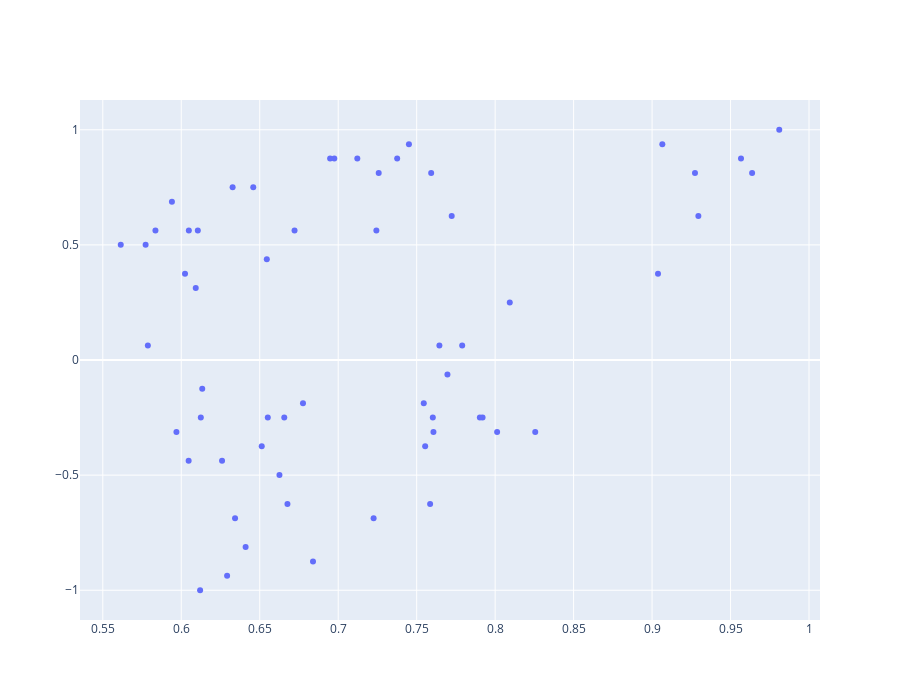

The notebook cell saved with this chart:
### Markdown cell above
### Scatter

### Code cell
_x, _y = left.종가, right

x, y = normalize(_x, a=-1, b=1), normalize(_y, a=-1, b=1)
# x, y = _x.resample('M').last(), _y.resample('M').last()
# x = _x.resample('M').last().pct_change()
# y = _y.resample('M').last().pct_change()

fig = go.Figure()
fig.add_trace(go.Scatter(
    x=x, y=y, name='산포도',
    mode='markers',
    
))
fig.update_layout(height=700)
fig.show()

### Figure 1 — Plotly figure (JSON) as saved in the notebook; plotly's stock layout.template omitted (floating-point values rounded to 4 significant figures; data arrays with more than 128 entries replaced by an {"elided": "..."} marker saying what was removed)
{"data": [{"mode": "markers", "name": "산포도", "type": "scatter", "x": {"elided": "1230 float values"}, "y": [0.5625, 0.5625, 0.625, 0.8125, 0.875, 0.9375, 0.875, 0.875, 0.875, 0.8125, 0.75, 0.75, 0.6875, 0.5625, 0.5625, 0.5, 0.5, 0.5625, 0.4375, 0.375, 0.3125, 0.0625, -0.125, -0.25, -0.4375, -0.4375, -0.25, -0.25, -0.1875, -0.3125, -0.375, -0.5, -0.625, -0.6875, -0.8125, -0.9375, -1, -0.875, -0.6875, -0.625, -0.375, -0.25, -0.25, -0.25, -0.3125, -0.3125, -0.3125, -0.1875, -0.0625, 0.0625, 0.0625, 0.25, 0.375, 0.625, 0.8125, 0.875, 1, 0.8125, 0.9375]}], "layout": {"height": 700}}
